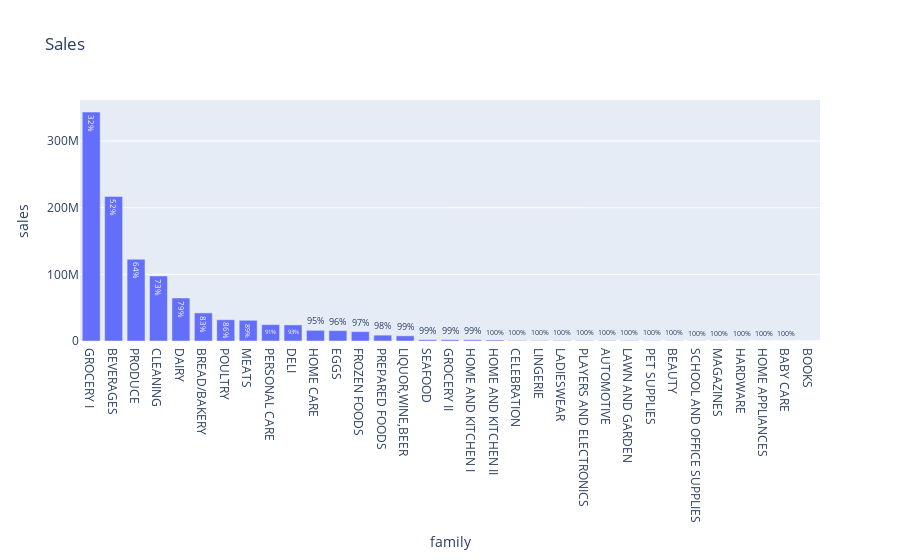

Notebook code for this chart:
### Markdown cell above
The table above shows the families with the top five contributions to sales over all stores and dates: GROCERY I, BEVERAGES, PRODUCE, CLEANING, and DAIRY. GROCERY I contributes the most to the total sales at 32%. The top five product families account for 79% of total sales. The graph below shows a better picture of the cumulative percentage of sales for the product families.

### Code cell
#plot ranked category sales 
fig1 = px.bar(temp, x="family",y="sales",title = "Sales",text="cumulative")
fig1.show()

### Figure 1 — Plotly figure (JSON) as saved in the notebook; plotly's stock layout.template omitted (floating-point values rounded to 4 significant figures)
{"data": [{"alignmentgroup": "True", "hovertemplate": "family=%{x}<br>sales=%{y}<br>cumulative=%{text}<extra></extra>", "legendgroup": "", "marker": {"color": "#636efa", "pattern": {"shape": ""}}, "name": "", "offsetgroup": "", "orientation": "v", "showlegend": false, "text": ["32%", "52%", "64%", "73%", "79%", "83%", "86%", "89%", "91%", "93%", "95%", "96%", "97%", "98%", "99%", "99%", "99%", "99%", "100%", "100%", "100%", "100%", "100%", "100%", "100%", "100%", "100%", "100%", "100%", "100%", "100%", "100%", "100%"], "textposition": "auto", "type": "bar", "x": ["GROCERY I", "BEVERAGES", "PRODUCE", "CLEANING", "DAIRY", "BREAD/BAKERY", "POULTRY", "MEATS", "PERSONAL CARE", "DELI", "HOME CARE", "EGGS", "FROZEN FOODS", "PREPARED FOODS", "LIQUOR,WINE,BEER", "SEAFOOD", "GROCERY II", "HOME AND KITCHEN I", "HOME AND KITCHEN II", "CELEBRATION", "LINGERIE", "LADIESWEAR", "PLAYERS AND ELECTRONICS", "AUTOMOTIVE", "LAWN AND GARDEN", "PET SUPPLIES", "BEAUTY", "SCHOOL AND OFFICE SUPPLIES", "MAGAZINES", "HARDWARE", "HOME APPLIANCES", "BABY CARE", "BOOKS"], "xaxis": "x", "y": [343500000.0, 216954486, 122700000.0, 97521289, 64487709, 42130000.0, 31880000.0, 31090000.0, 24592051, 24110000.0, 16022744, 15588296, 14070000.0, 8800000.0, 7746640, 2015000.0, 1962767, 1861491, 1520670, 761177, 653114, 651159, 562608, 554822, 548842, 356584, 337893, 269316, 266359, 103470, 41601, 10051, 6438], "yaxis": "y"}], "layout": {"autosize": true, "barmode": "relative", "legend": {"tracegroupgap": 0}, "title": {"text": "Sales"}, "xaxis": {"anchor": "y", "autorange": true, "domain": [0, 1], "range": [-0.5, 32.5], "title": {"text": "family"}, "type": "category"}, "yaxis": {"anchor": "x", "autorange": true, "domain": [0, 1], "range": [0, 361500000.0], "title": {"text": "sales"}, "type": "linear"}}}
